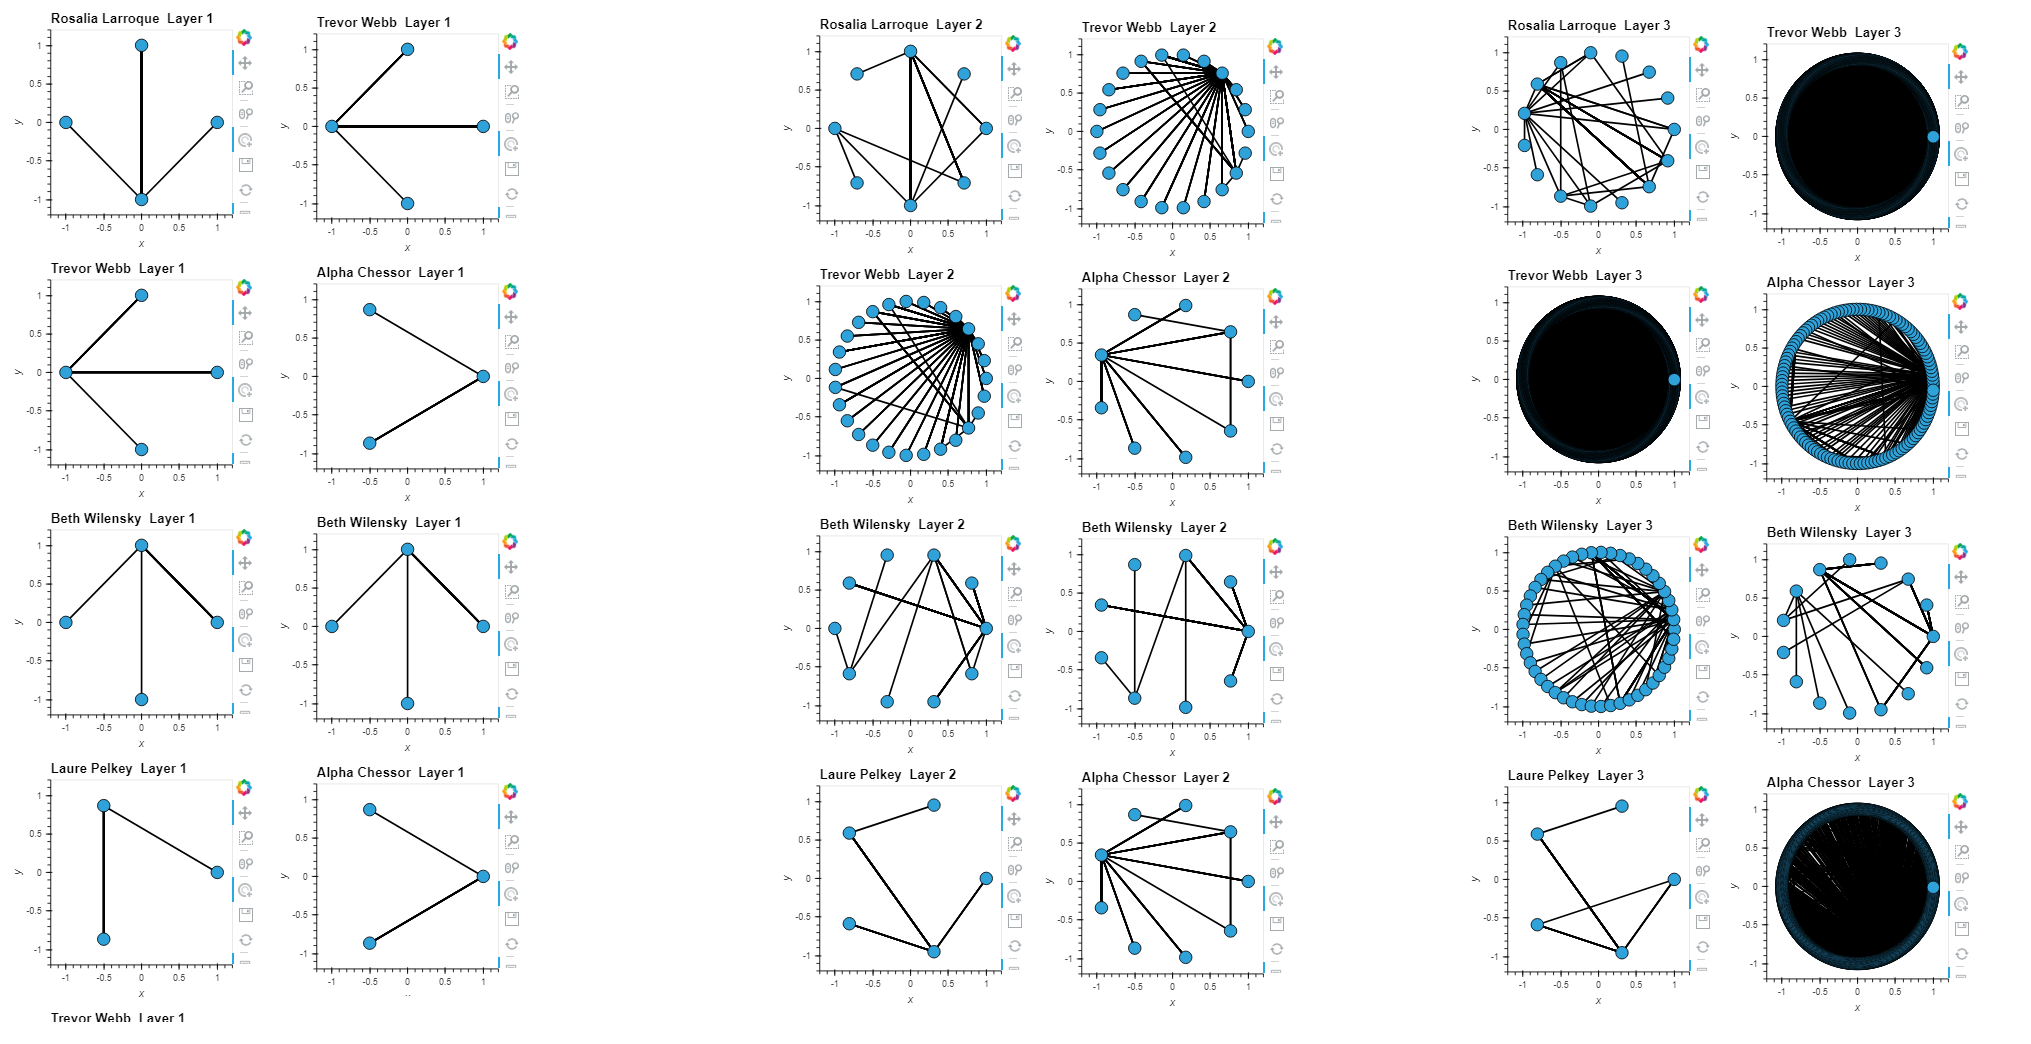

The script that drew this image:
# -*- coding: utf-8 -*-
"""
Created on Thu Aug 16 22:47:50 2018

@author: mitch
"""


import numpy as np
import pandas as pd
import holoviews as hv
import networkx as nx
import glob

import holoviews.plotting.bokeh

def render_graphs(input_df, layer):
    padding = dict(x=(-1.2, 1.2), y=(-1.2, 1.2))
    purchase_row = my_data.loc[my_data['Etype'] == 5].iloc[0]
    title_graph = '{}  Layer {}'.format(purchase_row['Source_Names'], layer)
    
    simple_graph = hv.Graph(((input_df['Source_Names'], input_df['Destination_Names']),), label=title_graph).redim.range(**padding)
    simple_graph()
    simple_graph.options(inspection_policy='edges', show_title=True)
    #hv.Layout([simple_graph.relabel(label=title)])
    hv.renderer('bokeh').server_doc(simple_graph)
    
hv.extension('bokeh')
for layer in [1,2,3]: 
    files = glob.glob('purchase_communication_results/*layer_{}.csv'.format(layer))
    for file in files:
        my_data = pd.read_csv(str(file))
        render_graphs(my_data, layer)
    
